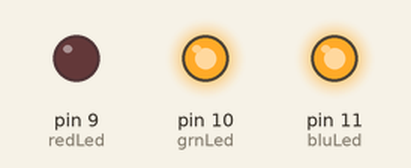
Bench run of a sketch on a simulated Arduino Uno, built with avr-gcc and run on an emulated ATmega328P. Shown: output pins drawn as LEDs (lit = HIGH).

Above: at 0.5 s.
At 2.5 s:
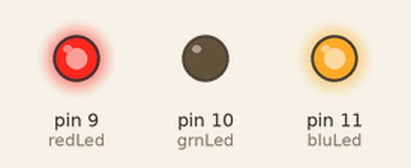
At 4.5 s:
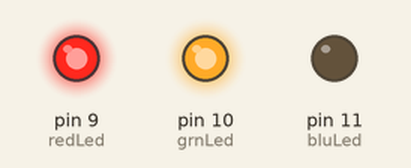
At 5.5 s:
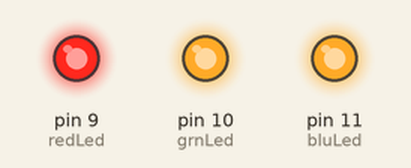
Timing chart, 0 to 7.8 s (numbered marks = the images above):
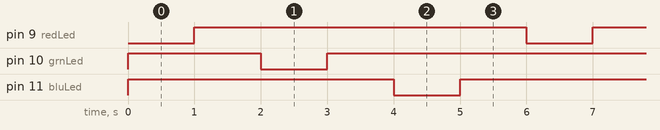

Measured:
- by itself, pin 9 (redLed), pin 10 (grnLed), pin 11 (bluLed): alternates HIGH for 5.0 s and LOW for 1.0 s
- by itself, everything shown: repeats every 6.0 s, in 6 steps

The sketch:

RGBflasher.ino
```cpp
/*
Flash through RGB colors on a common anode multi-color LED.  This LED has all the positive leads connected
to one pin. From the flat side of the LED, the leads are red(cathode), common anode(+), green(cathode),
and blue(cathode). The common anode is the longest lead.
Use a 220 ohm resistor from each cathode to the Arduino.
In this example we set the Arduino pins to low to allow current to flow back into the Arduino.
*/
const int redLed = 9;
const int grnLed = 10;
const int bluLed = 11;

void setup() {
  // define the pins as outputs
  pinMode(redLed, OUTPUT);
  pinMode(grnLed, OUTPUT);
  pinMode(bluLed, OUTPUT);
  // turn RGB outputs off
  digitalWrite(redLed, HIGH);
  digitalWrite(grnLed, HIGH);
  digitalWrite(bluLed, HIGH);
}

void loop() {
  digitalWrite(redLed, LOW);
  delay(1000);
  digitalWrite(redLed, HIGH);
  delay(1000);
  digitalWrite(grnLed, LOW);
  delay(1000);
  digitalWrite(grnLed, HIGH);
  delay(1000);
  digitalWrite(bluLed, LOW);
  delay(1000);
  digitalWrite(bluLed, HIGH);
  delay(1000);
}
```
